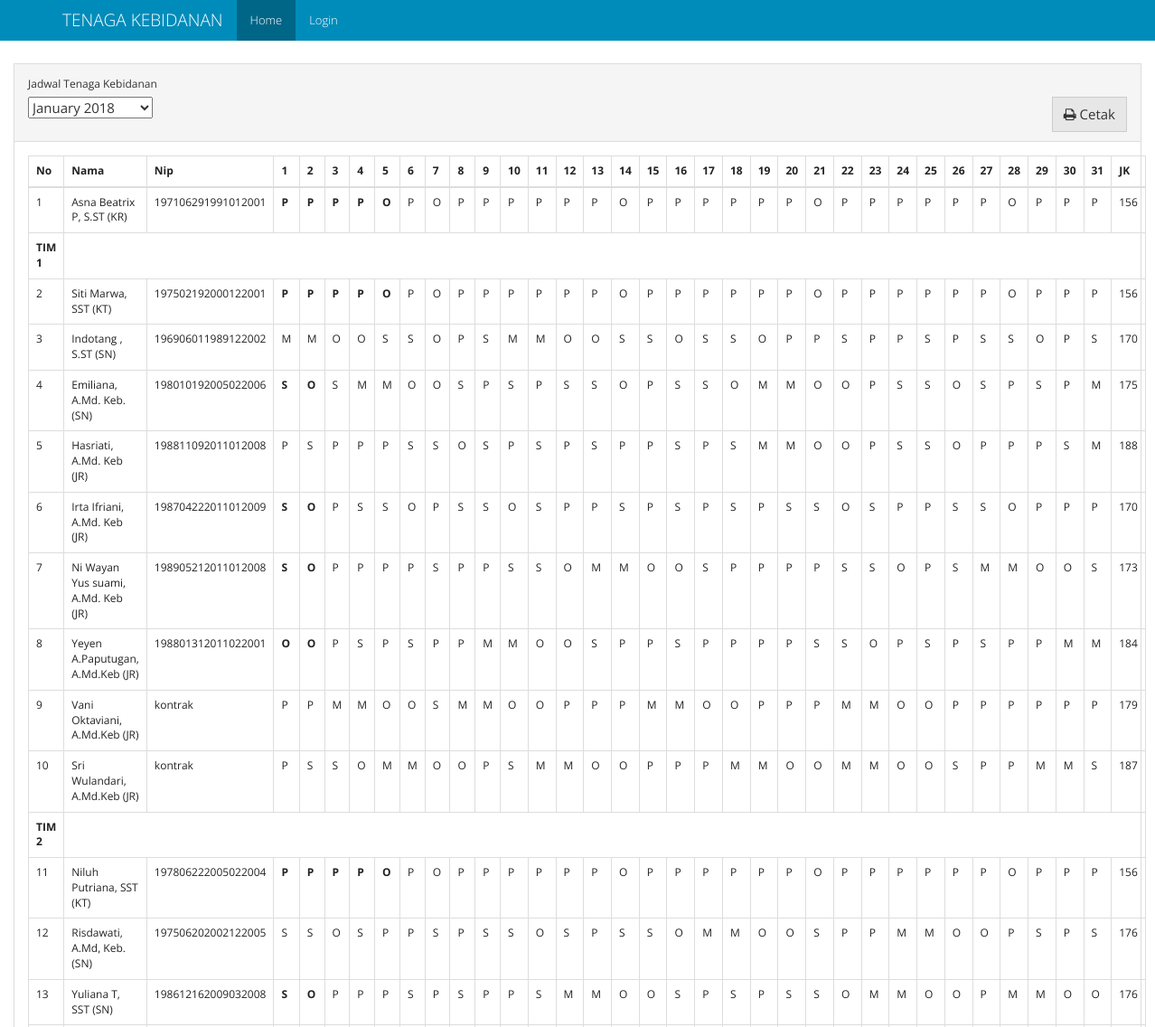
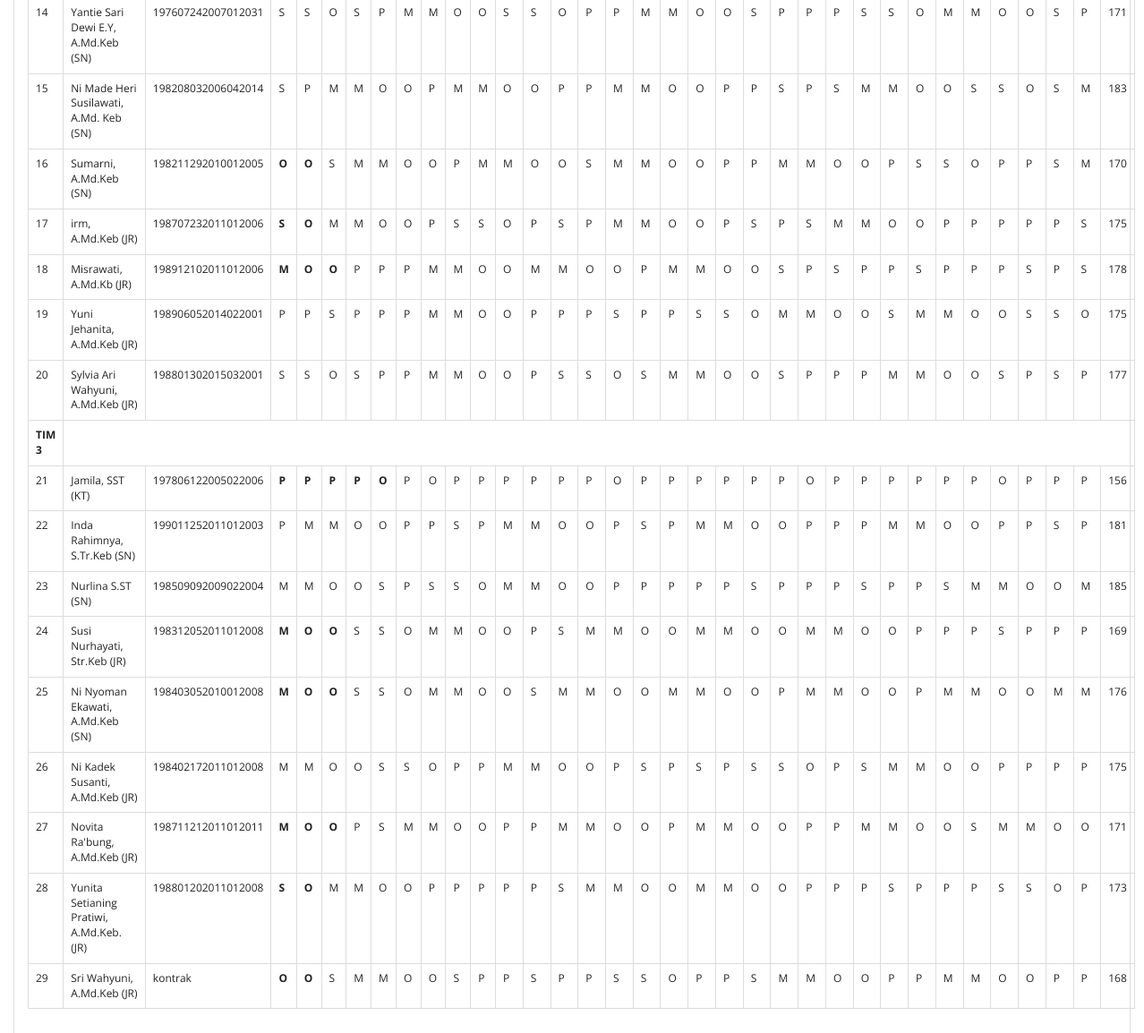
The page / on the database its author committed (2 pictures, top to bottom).
### models.py (models this page shows, shortened)
class Schedules(db.Model):
    id = db.Column(db.Integer, primary_key=True)
    periode_id = db.Column(db.Integer, db.ForeignKey("periode.id"), nullable=False)
    bidan_id = db.Column(db.Integer, db.ForeignKey("bidan.id", ondelete='SET NULL'), nullable=True)
    shift = db.Column(db.Text, default="", nullable=True)
    rest_shift = db.Column(db.Text, default="CLEAR", nullable=True)
    name = db.Column(db.String(50), nullable=True)
    nip = db.Column(db.String(20), nullable=True)
    officer = db.Column(db.String(20), nullable=True)
    tim = db.Column(db.String(10), nullable=True)

### views.py (the view)
@app.route("/", methods=['GET', 'POST'])
def homepage():
    table_query = Schedules.query \
        .join(Periode) \
        .add_columns(Schedules.id.label("schedule_id"), Schedules.officer, Schedules.nip, Schedules.name, Schedules.shift, Schedules.rest_shift, Schedules.tim, Periode.id, Periode.periode)
    table_periode = table_query.order_by(Periode.periode.desc()).group_by(Periode.periode).all()
    list_periode = []
    for periode in table_periode:
        pr = {}
        pr["id"] = periode.periode.strftime("%Y-%m-%d")
        pr["periode"] = periode.periode.strftime("%B %Y")
        list_periode.append(pr)
    if request.method == 'POST':
        periode_periode = request.form["select-periode"]
    else:
        periode_periode = list_periode[0]["id"]
    periode_split = periode_periode.split("-")
    periode_date = datetime.date(int(periode_split[0]), int(periode_split[1]), 1)
    days = calendar.monthrange(periode_date.year, periode_date.month)[1]
    kt = [shift_list(table_query.filter((Schedules.officer == "KT") & (Schedules.tim == "tim1")).filter(Periode.periode == periode_date).all()),
          shift_list(table_query.filter((Schedules.officer == "KT") & (Schedules.tim == "tim2")).filter(Periode.periode == periode_date).all()),
          shift_list(table_query.filter((Schedules.officer == "KT") & (Schedules.tim == "tim3")).filter(Periode.periode == periode_date).all())]
    tim = [shift_list(table_query.filter((Schedules.tim == "tim1") & (Schedules.officer != "KT")).filter(Periode.periode == periode_date).order_by(Schedules.bidan_id.asc()).all()),
           shift_list(table_query.filter((Schedules.tim == "tim2") & (Schedules.officer != "KT")).filter(Periode.periode == periode_date).order_by(Schedules.bidan_id.asc()).all()),
           shift_list(table_query.filter((Schedules.tim == "tim3") & (Schedules.officer != "KT")).filter(Periode.periode == periode_date).order_by(Schedules.bidan_id.asc()).all())]
    periode_schedule = {"kr": shift_list(table_query.filter(Schedules.officer == "KR").filter(Periode.periode == periode_date).all()),
                        "kt": kt, "tim": tim}
    return render_template('home.html', periode=list_periode, table=periode_schedule, periode_value=periode_periode, days=days)

### app.py (called while the page is built)
@app.before_request
def _before_request():
    g.user = current_user

### views.py (called while the page is built)
def shift_list(obj):
    new_obj = []
    for result in obj:
        temp_obj = {}
        temp_obj["id"] = result.id
        temp_obj["name"] = result.name
        temp_obj["officer"] = result.officer
        temp_obj["tim"] = result.tim
        temp_obj["nip"] = result.nip
        shift = ''.join(result.shift.split())
        if shift != "" and shift != "CLEAR":
            temp_obj["shift"] = result.shift.split(",")
        else:
            temp_obj["shift"] = None
        rest_shift = ''.join(result.rest_shift.split())
        if rest_shift != "" and rest_shift != "CLEAR":
            temp_obj["rest_shift"] = result.rest_shift.split(",")
        else:
            temp_obj["rest_shift"] = None
        temp_obj['total_jam_kerja'] = get_hours_total(temp_obj)
        temp_obj["schedule_id"] = result.schedule_id
        new_obj.append(temp_obj)
    return new_obj

### templates/home.html (shortened to what this page needs)
{% extends "base.html" %}
{% from "macro/shift_element.html" import shift_element %}
{% block class_container %}container-fluid{% endblock %}
{% block nav_home %} active {% endblock %}
{%  block content %}
<div class="panel panel-default">
		  <div class="panel-heading">
		  	  <div class="form-group">
		    <label for="select-periode">Jadwal Tenaga Kebidanan</label>
				  <form action="/" id="form-periode" class="form form-inline" method="post">
					  <select  name="select-periode" id="select-periode">
						{% for pr in periode %}
							<option value="{{pr['id']}}">{{pr['periode']}}</option>
						{% endfor %}
					  </select>
                      <button id="cetak-jadwal" class="btn btn-default pull-right"> <i class="fa fa-print" aria-hidden="true"></i>  Cetak</button>
				  </form>
		  </div>
		  </div>
		  <div class="panel-body">
                <table class="table table-bordered table-responsive">
                  <thead>
                    <tr>
                      <th>No</th>
                      <th>Nama</th>
                      <th>Nip</th>
                      {% for i in range(days) %}
                        <th>{{loop.index}}</th>
                      {% endfor %}
                        <th>JK</th>
                    </tr>
                  </thead>
                  <tbody>
                    <tr>
                      <td class="table-number">-</td>
                      {% for table in table['kr'] %}
                          <td>{{ table.name }} ({{table.officer}})</td>
                          <td>{{ table.nip|default('<unknown>', True) }}</td>
                          {{ shift_element(table,days) }}
                        <td>{{ table.total_jam_kerja}}</td>
                      {% endfor %}
                    </tr>
                    {% for i in range(0, (table['kt']) | length) %}
                        <tr>
                          <td><strong>TIM {{ loop.index }}</strong></td>
                        </tr>
                        <tr>
                          <td class="table-number">-</td>
                          {% for table in table['kt'][i] %}
                              <td>{{ table.name }} ({{table.officer}})</td>
                              <td>{{ table.nip|default('<unknown>', True) }}</td>
                              {{ shift_element(table,days) }}
                            <td>{{ table.total_jam_kerja}}</td>
                          {% endfor %}
                        </tr>
                        {% for table in table['tim'][i] %}
                          <tr>
                              <td class="table-number">-</td>
                              <td>{{ table.name }} ({{table.officer}})</td>
                              <td>{{ table.nip|default('<unknown>', True) }}</td>
                              {{ shift_element(table,days) }}
                              <td>{{ table.total_jam_kerja}}</td>
                          </tr>
                        {% endfor %}
                    {% endfor %}
                  </tbody>
                </table>
		  </div>
		</div>
{% endblock %}

### templates/base.html (shortened to what this page needs)
<!DOCTYPE html>
<html lang="en">
<head>
    <link rel="stylesheet" href="{{ url_for('static', filename='css/bootstrap.min.css')}}">
    <link rel="stylesheet" href="{{ url_for('static', filename='css/font-awesome.css')}}">
</head>
<body>
<nav class="navbar navbar-inverse navbar-fixed-top">
    <div class="container">
        <div class="navbar-header">
            <a class="navbar-brand" href="#">{% block branding %}TENAGA KEBIDANAN{% endblock %}</a>
        </div>
        <div id="navbar" class="collapse navbar-collapse">
            <ul class="nav navbar-nav">
                <li class="{% block nav_home %}{% endblock %}"><a href="{{ url_for('homepage') }}">Home</a></li>
                {% if g.user.is_authenticated %}
                    <li class="{% block nav_penjadwalan %}{% endblock %}"><a href="{{ url_for('penjadwalan') }}">Penjadwalan</a></li>
                    <li class="{% block nav_setting %}{% endblock %}"><a href="{{ url_for('setting') }}">Pengaturan Proses</a></li>
                    <li class=""><a href="/admin/">Admin</a></li>
                    <li><a href="{{ url_for('logout') }}">Logout</a></li>
                {% else %}
                    <li class="{% block nav_login %}{% endblock %}"><a href="{{ url_for('login') }}">Login</a></li>
                {% endif %}
            </ul>
        </div>
    </div>
</nav>
<div class="{% block class_container %}container{% endblock %}" style="margin-top: 70px;">
    {% block content %}
    {% endblock %}
</div>
</body>
</html>

### templates/macro/shift_element.html
{% macro shift_element(table,days) %}
  {% if table.rest_shift %}
    {% for i in range(days) %}
        {% if table.rest_shift[i] != '-' %}
            <td><strong>{{ table.rest_shift[i] }}</strong></td>
        {% else %}
            {% if table.shift %}
                <td>{{ table.shift[i] }}</td>
            {% else %}
                <td><strong>-</strong></td>
            {% endif %}
        {% endif %}
    {% endfor %}
  {% elif table.shift %}
    {% for i in range(days) %}
        <td>{{ table.shift[i] }}</td>
    {% endfor %}
  {% else %}
    {% for i in range(days) %}
        <td>-</td>
    {% endfor %}
  {% endif %}
{% endmacro %}

### rows shown on the page
Schedules: name "Asna Beatrix P, S.ST", officer "KR", nip "197106291991012001", rest_shift "P" "P" "P" "P" "O", shift "P" "O" "P" "P" "P" "P" "P" "P" "O" "P" "P" "P" "P" "P" "P" "O" "P" "P" "P" "P" "P" "P" "O" "P" "P" "P", total_jam_kerja "156"
Schedules: name "Siti Marwa, SST", officer "KT", nip "197502192000122001", rest_shift "P" "P" "P" "P" "O", shift "P" "O" "P" "P" "P" "P" "P" "P" "O" "P" "P" "P" "P" "P" "P" "O" "P" "P" "P" "P" "P" "P" "O" "P" "P" "P", total_jam_kerja "156"
Schedules: name "Indotang , S.ST", officer "SN", nip "196906011989122002", shift "M" "M" "O" "O" "S" "S" "O" "P" "S" "M" "M" "O" "O" "S" "S" "O" "S" "S" "O" "P" "P" "S" "P" "P" "S" "P" "S" "S" "O" "P" "S", total_jam_kerja "170"
Schedules: name "Emiliana, A.Md. Keb.", officer "SN", nip "198010192005022006", rest_shift "S" "O", shift "S" "M" "M" "O" "O" "S" "P" "S" "P" "S" "S" "O" "P" "S" "S" "O" "M" "M" "O" "O" "P" "S" "S" "O" "S" "P" "S" "P" "M", total_jam_kerja "175"
Schedules: name "Hasriati, A.Md. Keb", officer "JR", nip "198811092011012008", shift "P" "S" "P" "P" "P" "S" "S" "O" "S" "P" "S" "P" "S" "P" "P" "S" "P" "S" "M" "M" "O" "O" "P" "S" "S" "O" "P" "P" "P" "S" "M", total_jam_kerja "188"
Schedules: name "Irta Ifriani, A.Md. Keb", officer "JR", nip "198704222011012009", rest_shift "S" "O", shift "P" "S" "S" "O" "P" "S" "S" "O" "S" "P" "P" "S" "P" "S" "P" "S" "P" "S" "S" "O" "S" "P" "P" "S" "S" "O" "P" "P" "P", total_jam_kerja "170"
Schedules: name "Ni Wayan Yus suami, A.Md. Keb", officer "JR", nip "198905212011012008", rest_shift "S" "O", shift "P" "P" "P" "P" "S" "P" "P" "S" "S" "O" "M" "M" "O" "O" "S" "P" "P" "P" "P" "S" "S" "O" "P" "S" "M" "M" "O" "O" "S", total_jam_kerja "173"
Schedules: name "Yeyen A.Paputugan, A.Md.Keb", officer "JR", nip "198801312011022001", rest_shift "O" "O", shift "P" "S" "P" "S" "P" "P" "M" "M" "O" "O" "S" "P" "P" "S" "P" "P" "P" "P" "S" "S" "O" "P" "S" "P" "S" "P" "P" "M" "M", total_jam_kerja "184"
Schedules: name "Vani Oktaviani, A.Md.Keb", officer "JR", nip "kontrak", shift "P" "P" "M" "M" "O" "O" "S" "M" "M" "O" "O" "P" "P" "P" "M" "M" "O" "O" "P" "P" "P" "M" "M" "O" "O" "P" "P" "P" "P" "P" "P", total_jam_kerja "179"
Schedules: name "Sri Wulandari, A.Md.Keb", officer "JR", nip "kontrak", shift "P" "S" "S" "O" "M" "M" "O" "O" "P" "S" "M" "M" "O" "O" "P" "P" "P" "M" "M" "O" "O" "M" "M" "O" "O" "S" "P" "P" "M" "M" "S", total_jam_kerja "187"
Schedules: name "Niluh Putriana, SST", officer "KT", nip "197806222005022004", rest_shift "P" "P" "P" "P" "O", shift "P" "O" "P" "P" "P" "P" "P" "P" "O" "P" "P" "P" "P" "P" "P" "O" "P" "P" "P" "P" "P" "P" "O" "P" "P" "P", total_jam_kerja "156"
Schedules: name "Risdawati, A.Md, Keb.", officer "SN", nip "197506202002122005", shift "S" "S" "O" "S" "P" "P" "S" "P" "S" "S" "O" "S" "P" "S" "S" "O" "M" "M" "O" "O" "S" "P" "P" "M" "M" "O" "O" "P" "S" "P" "S", total_jam_kerja "176"
Schedules: name "Yuliana T, SST", officer "SN", nip "198612162009032008", rest_shift "S" "O", shift "P" "P" "P" "S" "P" "S" "P" "P" "S" "M" "M" "O" "O" "S" "P" "S" "P" "S" "S" "O" "M" "M" "O" "O" "P" "M" "M" "O" "O", total_jam_kerja "176"
Schedules: name "Yantie Sari Dewi E.Y, A.Md.Keb", officer "SN", nip "197607242007012031", shift "S" "S" "O" "S" "P" "M" "M" "O" "O" "S" "S" "O" "P" "P" "M" "M" "O" "O" "S" "P" "P" "P" "S" "S" "O" "M" "M" "O" "O" "S" "P", total_jam_kerja "171"
Schedules: name "Ni Made Heri Susilawati, A.Md. Keb", officer "SN", nip "198208032006042014", shift "S" "P" "M" "M" "O" "O" "P" "M" "M" "O" "O" "P" "P" "M" "M" "O" "O" "P" "P" "S" "P" "S" "M" "M" "O" "O" "S" "S" "O" "S" "M", total_jam_kerja "183"
Schedules: name "Sumarni, A.Md.Keb", officer "SN", nip "198211292010012005", rest_shift "O" "O", shift "S" "M" "M" "O" "O" "P" "M" "M" "O" "O" "S" "M" "M" "O" "O" "P" "P" "M" "M" "O" "O" "P" "S" "S" "O" "P" "P" "S" "M", total_jam_kerja "170"
Schedules: name "irm, A.Md.Keb", officer "JR", nip "198707232011012006", rest_shift "S" "O", shift "M" "M" "O" "O" "P" "S" "S" "O" "P" "S" "P" "M" "M" "O" "O" "P" "S" "P" "S" "M" "M" "O" "O" "P" "P" "P" "P" "P" "S", total_jam_kerja "175"
Schedules: name "Misrawati, A.Md.Kb", officer "JR", nip "198912102011012006", rest_shift "M" "O" "O", shift "P" "P" "P" "M" "M" "O" "O" "M" "M" "O" "O" "P" "M" "M" "O" "O" "S" "P" "S" "P" "P" "S" "P" "P" "P" "S" "P" "S", total_jam_kerja "178"
Schedules: name "Yuni Jehanita, A.Md.Keb", officer "JR", nip "198906052014022001", shift "P" "P" "S" "P" "P" "P" "M" "M" "O" "O" "P" "P" "P" "S" "P" "P" "S" "S" "O" "M" "M" "O" "O" "S" "M" "M" "O" "O" "S" "S" "O", total_jam_kerja "175"
Schedules: name "Sylvia Ari Wahyuni, A.Md.Keb", officer "JR", nip "198801302015032001", shift "S" "S" "O" "S" "P" "P" "M" "M" "O" "O" "P" "S" "S" "O" "S" "M" "M" "O" "O" "S" "P" "P" "P" "M" "M" "O" "O" "S" "P" "S" "P", total_jam_kerja "177"
Schedules: name "Jamila, SST", officer "KT", nip "197806122005022006", rest_shift "P" "P" "P" "P" "O", shift "P" "O" "P" "P" "P" "P" "P" "P" "O" "P" "P" "P" "P" "P" "P" "O" "P" "P" "P" "P" "P" "P" "O" "P" "P" "P", total_jam_kerja "156"
Schedules: name "Inda Rahimnya, S.Tr.Keb", officer "SN", nip "199011252011012003", shift "P" "M" "M" "O" "O" "P" "P" "S" "P" "M" "M" "O" "O" "P" "S" "P" "M" "M" "O" "O" "P" "P" "P" "M" "M" "O" "O" "P" "P" "S" "P", total_jam_kerja "181"
Schedules: name "Nurlina S.ST", officer "SN", nip "198509092009022004", shift "M" "M" "O" "O" "S" "P" "S" "S" "O" "M" "M" "O" "O" "P" "P" "P" "P" "P" "S" "P" "P" "P" "S" "P" "P" "S" "M" "M" "O" "O" "M", total_jam_kerja "185"
Schedules: name "Susi Nurhayati, Str.Keb", officer "JR", nip "198312052011012008", rest_shift "M" "O" "O", shift "S" "S" "O" "M" "M" "O" "O" "P" "S" "M" "M" "O" "O" "M" "M" "O" "O" "M" "M" "O" "O" "P" "P" "P" "S" "P" "P" "P", total_jam_kerja "169"
Schedules: name "Ni Nyoman Ekawati, A.Md.Keb", officer "SN", nip "198403052010012008", rest_shift "M" "O" "O", shift "S" "S" "O" "M" "M" "O" "O" "S" "M" "M" "O" "O" "M" "M" "O" "O" "P" "M" "M" "O" "O" "P" "M" "M" "O" "O" "M" "M", total_jam_kerja "176"
Schedules: name "Ni Kadek Susanti, A.Md.Keb", officer "JR", nip "198402172011012008", shift "M" "M" "O" "O" "S" "S" "O" "P" "P" "M" "M" "O" "O" "P" "S" "P" "S" "P" "S" "S" "O" "P" "S" "M" "M" "O" "O" "P" "P" "P" "P", total_jam_kerja "175"
Schedules: name "Novita Ra'bung, A.Md.Keb", officer "JR", nip "198711212011012011", rest_shift "M" "O" "O", shift "P" "S" "M" "M" "O" "O" "P" "P" "M" "M" "O" "O" "P" "M" "M" "O" "O" "P" "P" "M" "M" "O" "O" "S" "M" "M" "O" "O", total_jam_kerja "171"
Schedules: name "Yunita Setianing Pratiwi, A.Md.Keb.", officer "JR", nip "198801202011012008", rest_shift "S" "O", shift "M" "M" "O" "O" "P" "P" "P" "P" "P" "S" "M" "M" "O" "O" "M" "M" "O" "O" "P" "P" "P" "S" "P" "P" "P" "S" "S" "O" "P", total_jam_kerja "173"
Schedules: name "Sri Wahyuni, A.Md.Keb", officer "JR", nip "kontrak", rest_shift "O" "O", shift "S" "M" "M" "O" "O" "S" "P" "P" "S" "P" "P" "S" "S" "O" "P" "P" "S" "M" "M" "O" "O" "P" "P" "M" "M" "O" "O" "P" "P", total_jam_kerja "168"

### other values the page prints
form field select-periode "January 2018"
